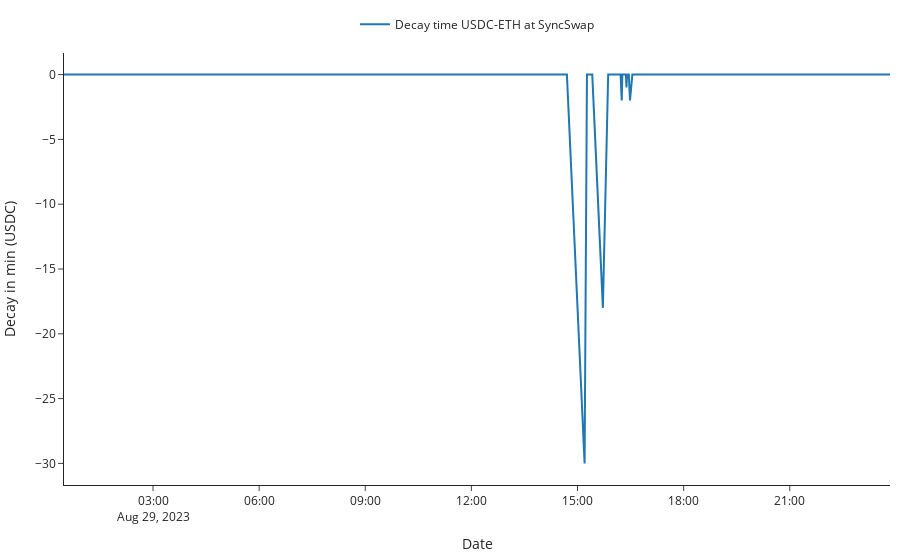

Notebook cell for this chart:
### Code cell
fig = go.Figure(layout=layout)

fig.add_trace(go.Scatter(x=df_aug.index,
                            y=(df_aug['decay']/60).astype(
                                float),
                            mode='lines',
                            name = f'Decay time {token0}-{token1} at {exchange_name}'))

fig.update_layout(xaxis_title='Date',
                    yaxis_title=f'Decay in min ({token0})', showlegend=True,
                    legend=dict(xanchor='center', x=0.5, y=1.10, orientation='h'),)
#fig.write_image(f"./plots/{contract_name}_{event_name}.pdf")

fig.show()

### Figure 1 — Plotly figure (JSON) as saved in the notebook; plotly's stock layout.template omitted (floating-point values rounded to 4 significant figures)
{"data": [{"mode": "lines", "name": "Decay time USDC-ETH at SyncSwap", "type": "scatter", "x": ["2023-08-29T00:29:00", "2023-08-29T04:00:00", "2023-08-29T04:51:00", "2023-08-29T06:25:00", "2023-08-29T06:58:00", "2023-08-29T07:23:00", "2023-08-29T07:39:00", "2023-08-29T07:54:00", "2023-08-29T08:03:00", "2023-08-29T08:18:00", "2023-08-29T09:12:00", "2023-08-29T09:17:00", "2023-08-29T09:22:00", "2023-08-29T09:27:00", "2023-08-29T09:31:00", "2023-08-29T10:21:00", "2023-08-29T10:34:00", "2023-08-29T11:08:00", "2023-08-29T14:02:00", "2023-08-29T14:03:00", "2023-08-29T14:20:00", "2023-08-29T14:31:00", "2023-08-29T14:32:00", "2023-08-29T14:33:00", "2023-08-29T14:37:00", "2023-08-29T14:40:00", "2023-08-29T14:41:00", "2023-08-29T14:42:00", "2023-08-29T14:43:00", "2023-08-29T14:44:00", "2023-08-29T14:46:00", "2023-08-29T14:47:00", "2023-08-29T14:48:00", "2023-08-29T15:00:00", "2023-08-29T15:07:00", "2023-08-29T15:12:00", "2023-08-29T15:16:00", "2023-08-29T15:25:00", "2023-08-29T15:43:00", "2023-08-29T15:52:00", "2023-08-29T16:04:00", "2023-08-29T16:07:00", "2023-08-29T16:08:00", "2023-08-29T16:13:00", "2023-08-29T16:15:00", "2023-08-29T16:16:00", "2023-08-29T16:20:00", "2023-08-29T16:22:00", "2023-08-29T16:23:00", "2023-08-29T16:24:00", "2023-08-29T16:27:00", "2023-08-29T16:29:00", "2023-08-29T16:33:00", "2023-08-29T16:37:00", "2023-08-29T17:16:00", "2023-08-29T17:29:00", "2023-08-29T17:35:00", "2023-08-29T17:40:00", "2023-08-29T17:54:00", "2023-08-29T18:23:00", "2023-08-29T18:28:00", "2023-08-29T19:23:00", "2023-08-29T20:50:00", "2023-08-29T20:54:00", "2023-08-29T23:17:00", "2023-08-29T23:50:00"], "y": [0, 0, 0, 0, 0, 0, 0, 0, 0, 0, 0, 0, 0, 0, 0, 0, 0, 0, 0, 0, 0, 0, 0, 0, 0, 0, 0, 0, -1, -2, -4, -5, -6, -18, -25, -30, 0, 0, -18, 0, 0, 0, 0, 0, -2, 0, 0, 0, -1, 0, 0, -2, 0, 0, 0, 0, 0, 0, 0, 0, 0, 0, 0, 0, 0, 0]}], "layout": {"legend": {"orientation": "h", "x": 0.5, "xanchor": "center", "y": 1.1}, "margin": {"b": 10, "l": 10, "r": 10, "t": 10}, "showlegend": true, "xaxis": {"title": {"text": "Date"}}, "yaxis": {"title": {"text": "Decay in min (USDC)"}}}}
